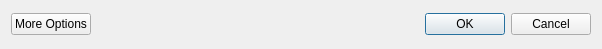
<?xml version="1.0" encoding="UTF-8"?>
<ui version="4.0">
 <class>ExpandableDlg</class>
 <widget class="QDialog" name="ExpandableDlg">
  <property name="geometry">
   <rect>
    <x>0</x>
    <y>0</y>
    <width>602</width>
    <height>49</height>
   </rect>
  </property>
  <property name="windowTitle">
   <string>Clone repository</string>
  </property>
  <layout class="QGridLayout" name="gridLayout">
   <item row="1" column="0" colspan="2">
    <widget class="QPushButton" name="btnShowOpts">
     <property name="text">
      <string>More Options</string>
     </property>
     <property name="checkable">
      <bool>true</bool>
     </property>
    </widget>
   </item>
   <item row="1" column="2">
    <spacer name="horizontalSpacer">
     <property name="orientation">
      <enum>Qt::Horizontal</enum>
     </property>
     <property name="sizeHint" stdset="0">
      <size>
       <width>40</width>
       <height>20</height>
      </size>
     </property>
    </spacer>
   </item>
   <item row="0" column="0" colspan="5">
    <layout class="QVBoxLayout" name="optsLayout">
     <property name="spacing">
      <number>0</number>
     </property>
    </layout>
   </item>
   <item row="1" column="3" colspan="2">
    <widget class="QDialogButtonBox" name="buttonBox">
     <property name="orientation">
      <enum>Qt::Horizontal</enum>
     </property>
     <property name="standardButtons">
      <set>QDialogButtonBox::Cancel|QDialogButtonBox::Ok</set>
     </property>
    </widget>
   </item>
  </layout>
 </widget>
 <resources/>
 <connections>
  <connection>
   <sender>buttonBox</sender>
   <signal>accepted()</signal>
   <receiver>ExpandableDlg</receiver>
   <slot>accept()</slot>
   <hints>
    <hint type="sourcelabel">
     <x>222</x>
     <y>342</y>
    </hint>
    <hint type="destinationlabel">
     <x>157</x>
     <y>274</y>
    </hint>
   </hints>
  </connection>
  <connection>
   <sender>buttonBox</sender>
   <signal>rejected()</signal>
   <receiver>ExpandableDlg</receiver>
   <slot>reject()</slot>
   <hints>
    <hint type="sourcelabel">
     <x>290</x>
     <y>348</y>
    </hint>
    <hint type="destinationlabel">
     <x>286</x>
     <y>274</y>
    </hint>
   </hints>
  </connection>
 </connections>
</ui>
